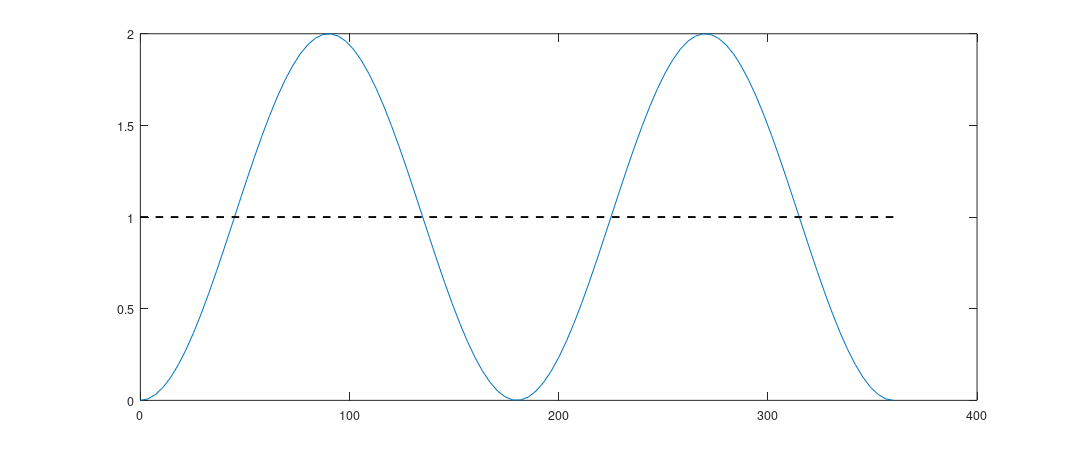

Source code (MATLAB): (Note: this script raises an error after producing the figure.)
clear;

amp =1;

phi = linspace(0,2*pi,100);
f = -amp*cos(2*phi)+1;
g = -2*amp*cos(2*phi)+1;

%% 

zero = zeros(1,length(phi));
one = zero+1;
x= rad2deg(phi);
f2=figure; 
set(f2, 'Position', [300, 150, 1200, 500]);
set(f2,'PaperPositionMode','auto');
set(f2,'PaperOrientation','landscape');
p1 = plot(x,f,x,one,'--','color','black','linewidth',1.5);
hold on all;
p3= plot(x,g,'color','r','linewidth',1.5);
% hold on;
p4 = plot(x,zero,'-','LineWidth',2,'color','black');
legend([p1(1),p3],'Amp=1','Amp=2','location','north')

text(370,1,'q_{mean}','fontsize',15);
text(370,0,'0','fontsize',15);
hold off;

xlim([0, 360]);
ax=gca;
ax.XTick = [0 90 180 270 360];
ax.XTickLabel = {'0\circ', '90\circ', '180\circ', '270\circ', '360\circ' };
ylim([-1.5,3]);
set (ax,'yticklabel',[]);
xlabel('Longitude');
ylabel(' Core-mantle flux');

patch([0 360 360 0],[-1.5 -1.5 0 0],'blue','facealpha',0.2,'linestyle','none')
set(gca,'fontsize',18);


